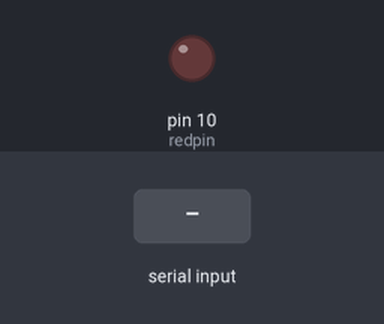
Bench run of a sketch on a simulated Arduino Uno, built with avr-gcc and run on an emulated ATmega328P. Parts: output pins drawn as LEDs (lit = HIGH). Dashed ring = blinking. Inputs (shaded band) come from the test bench. What the sketch prints to the serial monitor is not drawn.

Above: at 1.2 s.
1.3 s: "90,45\n" received over Serial
At 1.7 s:
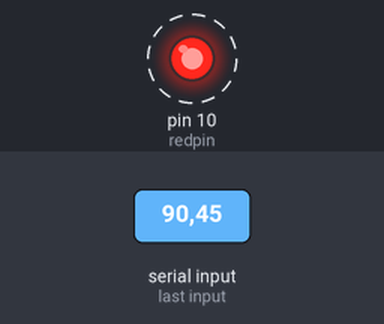
Timing chart, 0 to 10.3 s (numbered marks = the images above; inputs shaded):
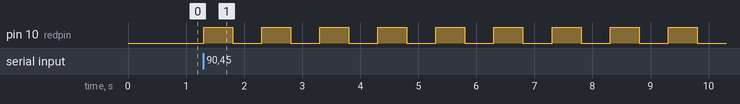

The sketch:

Input_from_user___of_blinks_.ino
```cpp
 int blinks;
 String msg="How many blinks do you want";
 int redpin=10;
 int bt=500;
 int j;
 void setup() {
  // put your setup code here, to run once:
  Serial.begin(9600);
  pinMode(redpin,OUTPUT);
}

void loop() {
  // put your main code here, to run repeatedly:

  Serial.println(msg);
  while (Serial.available()==0){//while loop is just to give time for input)
  }
  blinks=Serial.parseInt();//Serial.parseInt is reading input of serial
  for (j=1 ;j<=blinks;j=j+1){
    digitalWrite(redpin,HIGH);
    delay(bt);
    digitalWrite(redpin,LOW);
    delay(bt);
  }
}
```

Measured:
- after the input at 1.3 s, pin 10 (redpin): alternates HIGH for 0.50 s and LOW for 0.50 s, starting at once
